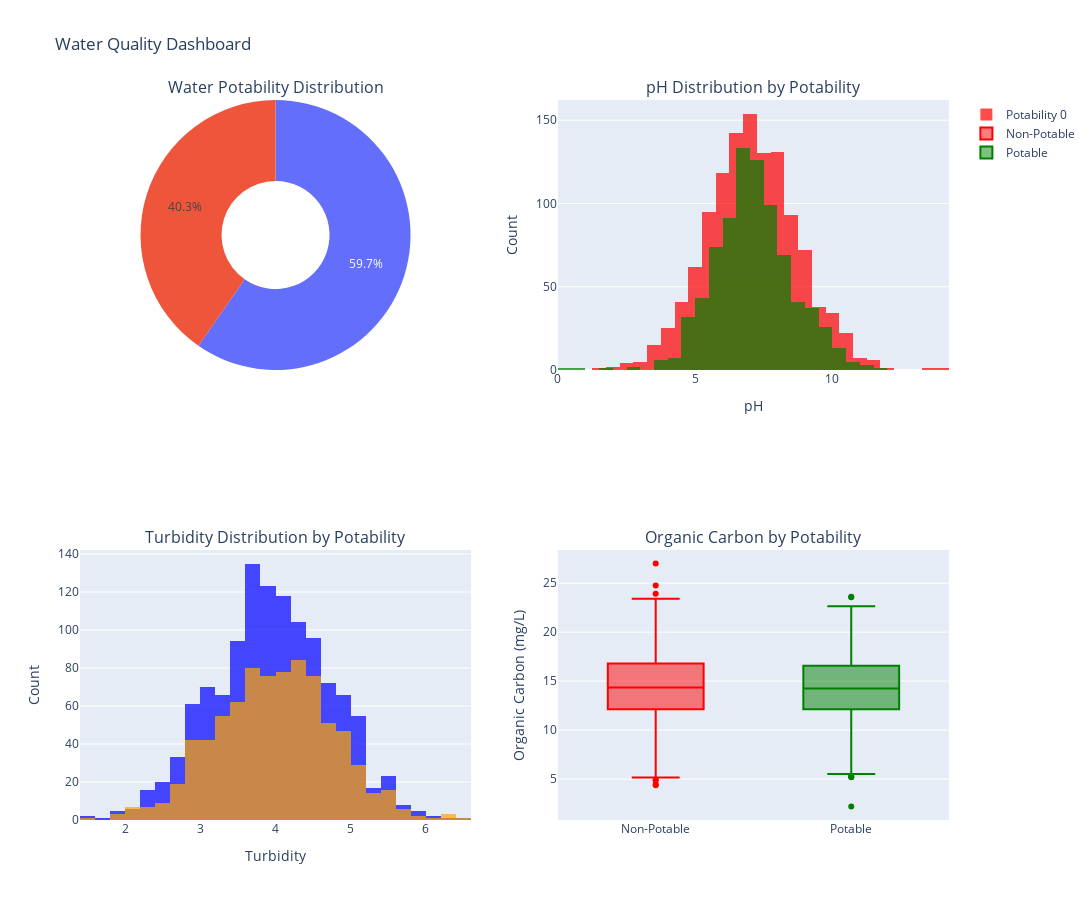

Notebook code for this chart:
### Markdown cell above
#### The boxplot above shows that the meadian value is too high and the values by the lower whiskers still show a level that is unacceptable for the UK.

### Code cell
from plotly.subplots import make_subplots
import plotly.graph_objs as go

# Create subplots: 2 rows, 2 columns
fig = make_subplots(
    rows=2, cols=2,
    specs=[[{'type':'domain'}, {'type':'xy'}],
           [{'type':'xy'}, {'type':'xy'}]],  # Pie chart is domain type
    subplot_titles=(
        "Water Potability Distribution",
        "pH Distribution by Potability",
        "Turbidity Distribution by Potability",
        "Organic Carbon by Potability"
    )
)

# Pie chart for Potability
fig.add_trace(
    go.Pie(
        labels=labels,
        values=sizes,
        hole=0.4,
        showlegend=False
    ),
    row=1, col=1
)

# Histogram for pH by Potability
for pot, color in zip([0, 1], ['red', 'green']):
    fig.add_trace(
        go.Histogram(
            x=df[df['Potability'] == pot]['ph'],
            name=f'Potability {pot}',
            opacity=0.7,
            marker_color=color,
            nbinsx=30,
            showlegend=(pot == 0)
        ),
        row=1, col=2
    )

# Histogram for Turbidity by Potability
for pot, color in zip([0, 1], ['blue', 'orange']):
    fig.add_trace(
        go.Histogram(
            x=df[df['Potability'] == pot]['Turbidity'],
            name=f'Potability {pot}',
            opacity=0.7,
            marker_color=color,
            nbinsx=30,
            showlegend=False
        ),
        row=2, col=1
    )

# Boxplot for Organic Carbon by Potability
fig.add_trace(
    go.Box(
        y=df[df['Potability'] == 0]['Organic_carbon'],
        name='Non-Potable',
        marker_color='red'
    ),
    row=2, col=2
)
fig.add_trace(
    go.Box(
        y=df[df['Potability'] == 1]['Organic_carbon'],
        name='Potable',
        marker_color='green'
    ),
    row=2, col=2
)

fig.update_layout(
    height=900, width=1200,
    title_text="Water Quality Dashboard",
    barmode='overlay'
)

fig.update_xaxes(title_text="pH", row=1, col=2)
fig.update_xaxes(title_text="Turbidity", row=2, col=1)
fig.update_yaxes(title_text="Count", row=1, col=2)
fig.update_yaxes(title_text="Count", row=2, col=1)
fig.update_yaxes(title_text="Organic Carbon (mg/L)", row=2, col=2)

fig.show()

### Figure 1 — Plotly figure (JSON) as saved in the notebook; plotly's stock layout.template omitted (floating-point values rounded to 4 significant figures; data arrays with more than 128 entries replaced by an {"elided": "..."} marker saying what was removed)
{"data": [{"domain": {"x": [0, 0.45], "y": [0.625, 1]}, "hole": 0.4, "labels": ["Potable", "Non-Potable"], "showlegend": false, "type": "pie", "values": [811, 1200]}, {"marker": {"color": "red"}, "name": "Potability 0", "nbinsx": 30, "opacity": 0.7, "showlegend": true, "type": "histogram", "x": {"elided": "1200 float values"}, "xaxis": "x", "yaxis": "y"}, {"marker": {"color": "green"}, "name": "Potability 1", "nbinsx": 30, "opacity": 0.7, "showlegend": false, "type": "histogram", "x": {"elided": "811 float values"}, "xaxis": "x", "yaxis": "y"}, {"marker": {"color": "blue"}, "name": "Potability 0", "nbinsx": 30, "opacity": 0.7, "showlegend": false, "type": "histogram", "x": {"elided": "1200 float values"}, "xaxis": "x2", "yaxis": "y2"}, {"marker": {"color": "orange"}, "name": "Potability 1", "nbinsx": 30, "opacity": 0.7, "showlegend": false, "type": "histogram", "x": {"elided": "811 float values"}, "xaxis": "x2", "yaxis": "y2"}, {"marker": {"color": "red"}, "name": "Non-Potable", "type": "box", "xaxis": "x3", "y": {"elided": "1200 float values"}, "yaxis": "y3"}, {"marker": {"color": "green"}, "name": "Potable", "type": "box", "xaxis": "x3", "y": {"elided": "811 float values"}, "yaxis": "y3"}], "layout": {"annotations": [{"font": {"size": 16}, "showarrow": false, "text": "Water Potability Distribution", "x": 0.225, "xanchor": "center", "xref": "paper", "y": 1, "yanchor": "bottom", "yref": "paper"}, {"font": {"size": 16}, "showarrow": false, "text": "pH Distribution by Potability", "x": 0.775, "xanchor": "center", "xref": "paper", "y": 1, "yanchor": "bottom", "yref": "paper"}, {"font": {"size": 16}, "showarrow": false, "text": "Turbidity Distribution by Potability", "x": 0.225, "xanchor": "center", "xref": "paper", "y": 0.375, "yanchor": "bottom", "yref": "paper"}, {"font": {"size": 16}, "showarrow": false, "text": "Organic Carbon by Potability", "x": 0.775, "xanchor": "center", "xref": "paper", "y": 0.375, "yanchor": "bottom", "yref": "paper"}], "barmode": "overlay", "height": 900, "title": {"text": "Water Quality Dashboard"}, "width": 1200, "xaxis": {"anchor": "y", "domain": [0.55, 1], "title": {"text": "pH"}}, "xaxis2": {"anchor": "y2", "domain": [0, 0.45], "title": {"text": "Turbidity"}}, "xaxis3": {"anchor": "y3", "domain": [0.55, 1]}, "yaxis": {"anchor": "x", "domain": [0.625, 1], "title": {"text": "Count"}}, "yaxis2": {"anchor": "x2", "domain": [0, 0.375], "title": {"text": "Count"}}, "yaxis3": {"anchor": "x3", "domain": [0, 0.375], "title": {"text": "Organic Carbon (mg/L)"}}}}
